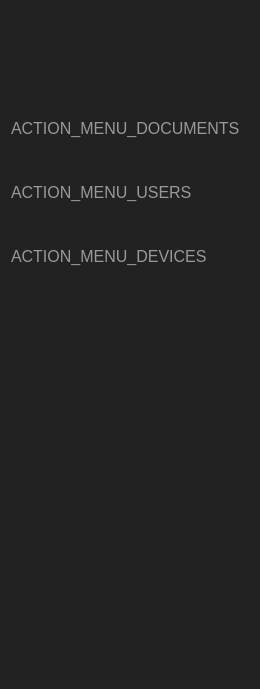
<?xml version="1.0" encoding="UTF-8"?>
<ui version="4.0">
 <class>MenuWidget</class>
 <widget class="QWidget" name="MenuWidget">
  <property name="geometry">
   <rect>
    <x>0</x>
    <y>0</y>
    <width>260</width>
    <height>689</height>
   </rect>
  </property>
  <property name="minimumSize">
   <size>
    <width>260</width>
    <height>0</height>
   </size>
  </property>
  <property name="maximumSize">
   <size>
    <width>260</width>
    <height>16777215</height>
   </size>
  </property>
  <property name="windowTitle">
   <string>Form</string>
  </property>
  <property name="styleSheet">
   <string notr="true">QWidget#widget_menu {
	background-color: #222222;
}

#button_devices, #button_files, #button_users {
	color: #999999;
	background-color: #222222;
	text-align: left;
	padding-left: 10px;
	font-size: 16px;
}

#button_devices:checked, #button_files:checked, #button_users:checked {
	background-color: #333333;
	border: 0;
	color: #FFFFFF;
}

#button_devices:hover, #button_files:hover, #button_users:hover {
	color: #EEEEEE;
}

#label_connection_state {
	color: #FFFFFF;
}

#label_organization_name {
	color:#EEEEEE;
}

#label_organization_size {
	color: #EEEEEE;
}</string>
  </property>
  <layout class="QVBoxLayout" name="verticalLayout">
   <property name="spacing">
    <number>0</number>
   </property>
   <property name="leftMargin">
    <number>0</number>
   </property>
   <property name="topMargin">
    <number>0</number>
   </property>
   <property name="rightMargin">
    <number>0</number>
   </property>
   <property name="bottomMargin">
    <number>0</number>
   </property>
   <item>
    <widget class="QWidget" name="widget_menu" native="true">
     <property name="minimumSize">
      <size>
       <width>200</width>
       <height>0</height>
      </size>
     </property>
     <layout class="QVBoxLayout" name="verticalLayout_8">
      <property name="spacing">
       <number>0</number>
      </property>
      <property name="leftMargin">
       <number>0</number>
      </property>
      <property name="topMargin">
       <number>0</number>
      </property>
      <property name="rightMargin">
       <number>0</number>
      </property>
      <property name="bottomMargin">
       <number>0</number>
      </property>
      <item>
       <layout class="QVBoxLayout" name="verticalLayout_3">
        <property name="spacing">
         <number>0</number>
        </property>
        <item>
         <widget class="QWidget" name="widget_3" native="true">
          <property name="minimumSize">
           <size>
            <width>0</width>
            <height>60</height>
           </size>
          </property>
          <layout class="QHBoxLayout" name="horizontalLayout_3">
           <property name="spacing">
            <number>0</number>
           </property>
           <property name="leftMargin">
            <number>20</number>
           </property>
           <property name="topMargin">
            <number>20</number>
           </property>
           <property name="rightMargin">
            <number>10</number>
           </property>
           <property name="bottomMargin">
            <number>40</number>
           </property>
           <item>
            <widget class="QLabel" name="label">
             <property name="minimumSize">
              <size>
               <width>208</width>
               <height>36</height>
              </size>
             </property>
             <property name="maximumSize">
              <size>
               <width>208</width>
               <height>36</height>
              </size>
             </property>
             <property name="text">
              <string/>
             </property>
             <property name="pixmap">
              <pixmap resource="../rc/resources.qrc">:/logos/images/logos/guardata_vert_white.png</pixmap>
             </property>
             <property name="scaledContents">
              <bool>true</bool>
             </property>
             <property name="alignment">
              <set>Qt::AlignLeading|Qt::AlignLeft|Qt::AlignVCenter</set>
             </property>
            </widget>
           </item>
          </layout>
         </widget>
        </item>
        <item>
         <widget class="MenuButton" name="button_files">
          <property name="enabled">
           <bool>true</bool>
          </property>
          <property name="minimumSize">
           <size>
            <width>0</width>
            <height>64</height>
           </size>
          </property>
          <property name="maximumSize">
           <size>
            <width>16777215</width>
            <height>64</height>
           </size>
          </property>
          <property name="baseSize">
           <size>
            <width>64</width>
            <height>0</height>
           </size>
          </property>
          <property name="font">
           <font>
            <pointsize>-1</pointsize>
           </font>
          </property>
          <property name="cursor">
           <cursorShape>PointingHandCursor</cursorShape>
          </property>
          <property name="text">
           <string>ACTION_MENU_DOCUMENTS</string>
          </property>
          <property name="icon">
           <iconset resource="../rc/resources.qrc">
            <normaloff>:/icons/images/material/folder_open.svg</normaloff>:/icons/images/material/folder_open.svg</iconset>
          </property>
          <property name="iconSize">
           <size>
            <width>32</width>
            <height>32</height>
           </size>
          </property>
          <property name="checkable">
           <bool>true</bool>
          </property>
          <property name="flat">
           <bool>true</bool>
          </property>
          <property name="checked_color" stdset="0">
           <color>
            <red>27</red>
            <green>141</green>
            <blue>215</blue>
           </color>
          </property>
          <property name="unchecked_color" stdset="0">
           <color>
            <red>153</red>
            <green>153</green>
            <blue>153</blue>
           </color>
          </property>
         </widget>
        </item>
        <item>
         <widget class="MenuButton" name="button_users">
          <property name="enabled">
           <bool>true</bool>
          </property>
          <property name="minimumSize">
           <size>
            <width>0</width>
            <height>64</height>
           </size>
          </property>
          <property name="maximumSize">
           <size>
            <width>16777215</width>
            <height>64</height>
           </size>
          </property>
          <property name="baseSize">
           <size>
            <width>0</width>
            <height>64</height>
           </size>
          </property>
          <property name="cursor">
           <cursorShape>PointingHandCursor</cursorShape>
          </property>
          <property name="text">
           <string>ACTION_MENU_USERS</string>
          </property>
          <property name="icon">
           <iconset resource="../rc/resources.qrc">
            <normaloff>:/icons/images/material/supervisor_account.svg</normaloff>:/icons/images/material/supervisor_account.svg</iconset>
          </property>
          <property name="iconSize">
           <size>
            <width>32</width>
            <height>32</height>
           </size>
          </property>
          <property name="checkable">
           <bool>true</bool>
          </property>
          <property name="flat">
           <bool>true</bool>
          </property>
          <property name="checked_color" stdset="0">
           <color>
            <red>27</red>
            <green>141</green>
            <blue>215</blue>
           </color>
          </property>
          <property name="unchecked_color" stdset="0">
           <color>
            <red>153</red>
            <green>153</green>
            <blue>153</blue>
           </color>
          </property>
         </widget>
        </item>
        <item>
         <widget class="MenuButton" name="button_devices">
          <property name="enabled">
           <bool>true</bool>
          </property>
          <property name="minimumSize">
           <size>
            <width>0</width>
            <height>64</height>
           </size>
          </property>
          <property name="maximumSize">
           <size>
            <width>16777215</width>
            <height>64</height>
           </size>
          </property>
          <property name="baseSize">
           <size>
            <width>0</width>
            <height>64</height>
           </size>
          </property>
          <property name="cursor">
           <cursorShape>PointingHandCursor</cursorShape>
          </property>
          <property name="text">
           <string>ACTION_MENU_DEVICES</string>
          </property>
          <property name="icon">
           <iconset resource="../rc/resources.qrc">
            <normaloff>:/icons/images/material/devices.svg</normaloff>:/icons/images/material/devices.svg</iconset>
          </property>
          <property name="iconSize">
           <size>
            <width>32</width>
            <height>32</height>
           </size>
          </property>
          <property name="checkable">
           <bool>true</bool>
          </property>
          <property name="checked">
           <bool>false</bool>
          </property>
          <property name="flat">
           <bool>true</bool>
          </property>
          <property name="checked_color" stdset="0">
           <color>
            <red>27</red>
            <green>141</green>
            <blue>215</blue>
           </color>
          </property>
          <property name="unchecked_color" stdset="0">
           <color>
            <red>153</red>
            <green>153</green>
            <blue>153</blue>
           </color>
          </property>
         </widget>
        </item>
        <item>
         <spacer name="verticalSpacer">
          <property name="orientation">
           <enum>Qt::Vertical</enum>
          </property>
          <property name="sizeType">
           <enum>QSizePolicy::Preferred</enum>
          </property>
          <property name="sizeHint" stdset="0">
           <size>
            <width>20</width>
            <height>60</height>
           </size>
          </property>
         </spacer>
        </item>
        <item>
         <widget class="QWidget" name="widget_misc" native="true">
          <layout class="QVBoxLayout" name="verticalLayout_2">
           <property name="spacing">
            <number>40</number>
           </property>
           <property name="leftMargin">
            <number>10</number>
           </property>
           <property name="topMargin">
            <number>10</number>
           </property>
           <property name="rightMargin">
            <number>10</number>
           </property>
           <property name="bottomMargin">
            <number>10</number>
           </property>
           <item>
            <widget class="QWidget" name="widget_organization_stats" native="true">
             <layout class="QHBoxLayout" name="horizontalLayout">
              <property name="spacing">
               <number>10</number>
              </property>
              <property name="leftMargin">
               <number>10</number>
              </property>
              <property name="topMargin">
               <number>0</number>
              </property>
              <property name="rightMargin">
               <number>0</number>
              </property>
              <property name="bottomMargin">
               <number>0</number>
              </property>
              <item>
               <layout class="QVBoxLayout" name="verticalLayout_4">
                <item>
                 <widget class="QLabel" name="label_organization_name">
                  <property name="font">
                   <font>
                    <pointsize>12</pointsize>
                    <weight>75</weight>
                    <bold>true</bold>
                   </font>
                  </property>
                  <property name="text">
                   <string/>
                  </property>
                  <property name="alignment">
                   <set>Qt::AlignLeading|Qt::AlignLeft|Qt::AlignVCenter</set>
                  </property>
                  <property name="wordWrap">
                   <bool>true</bool>
                  </property>
                 </widget>
                </item>
                <item>
                 <widget class="QLabel" name="label_organization_size">
                  <property name="maximumSize">
                   <size>
                    <width>300</width>
                    <height>300</height>
                   </size>
                  </property>
                  <property name="text">
                   <string/>
                  </property>
                  <property name="alignment">
                   <set>Qt::AlignLeading|Qt::AlignLeft|Qt::AlignVCenter</set>
                  </property>
                  <property name="wordWrap">
                   <bool>true</bool>
                  </property>
                 </widget>
                </item>
               </layout>
              </item>
             </layout>
            </widget>
           </item>
           <item>
            <widget class="QWidget" name="widget_connection" native="true">
             <layout class="QHBoxLayout" name="horizontalLayout_6">
              <property name="spacing">
               <number>10</number>
              </property>
              <property name="leftMargin">
               <number>0</number>
              </property>
              <property name="topMargin">
               <number>0</number>
              </property>
              <property name="rightMargin">
               <number>0</number>
              </property>
              <property name="bottomMargin">
               <number>0</number>
              </property>
              <item>
               <widget class="IconLabel" name="icon_connection">
                <property name="minimumSize">
                 <size>
                  <width>32</width>
                  <height>32</height>
                 </size>
                </property>
                <property name="maximumSize">
                 <size>
                  <width>32</width>
                  <height>32</height>
                 </size>
                </property>
                <property name="text">
                 <string/>
                </property>
                <property name="pixmap">
                 <pixmap resource="../rc/resources.qrc">:/icons/images/material/cloud_off.svg</pixmap>
                </property>
                <property name="scaledContents">
                 <bool>true</bool>
                </property>
                <property name="color" stdset="0">
                 <color>
                  <red>27</red>
                  <green>141</green>
                  <blue>215</blue>
                 </color>
                </property>
               </widget>
              </item>
              <item>
               <widget class="QLabel" name="label_connection_state">
                <property name="font">
                 <font>
                  <pointsize>12</pointsize>
                 </font>
                </property>
                <property name="text">
                 <string/>
                </property>
               </widget>
              </item>
             </layout>
            </widget>
           </item>
          </layout>
         </widget>
        </item>
        <item>
         <spacer name="verticalSpacer_3">
          <property name="orientation">
           <enum>Qt::Vertical</enum>
          </property>
          <property name="sizeType">
           <enum>QSizePolicy::Expanding</enum>
          </property>
          <property name="sizeHint" stdset="0">
           <size>
            <width>20</width>
            <height>40</height>
           </size>
          </property>
         </spacer>
        </item>
       </layout>
      </item>
     </layout>
    </widget>
   </item>
  </layout>
 </widget>
 <customwidgets>
  <customwidget>
   <class>IconLabel</class>
   <extends>QLabel</extends>
   <header>guardata.client.gui.custom_widgets</header>
  </customwidget>
  <customwidget>
   <class>MenuButton</class>
   <extends>QPushButton</extends>
   <header>guardata.client.gui.custom_widgets</header>
  </customwidget>
 </customwidgets>
 <resources>
  <include location="../rc/resources.qrc"/>
 </resources>
 <connections/>
</ui>
